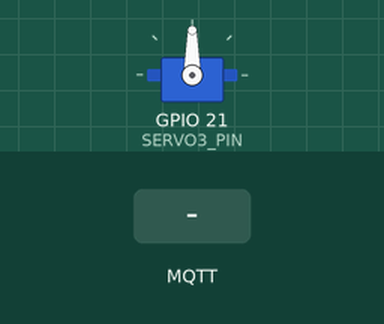
A sketch run on a simulated ESP32. Parts: servo. Inputs (shaded band) come from the test bench. WiFi joins after 1.5 s; servers stay silent unless stated; no MQTT or app messages arrive unless stated; what the sketch prints to the serial monitor is not drawn.

Above: at 4.7 s.
4.8 s: MQTT message "Organik" arrives on the first subscribed topic
At 5.8 s:
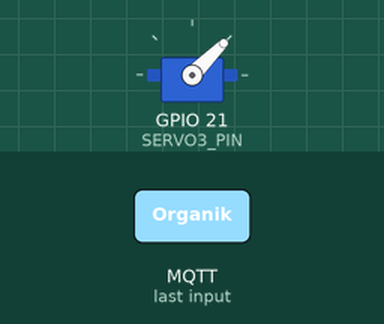
7.8 s: MQTT message "Anorganik" arrives on the first subscribed topic
At 9.4 s:
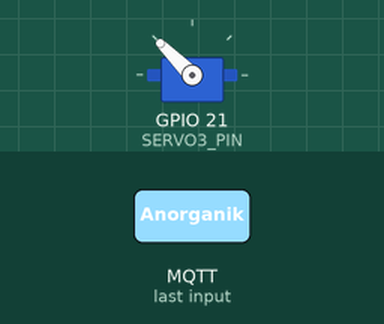
Timing chart, 0 to 11.5 s (numbered marks = the images above; inputs shaded):
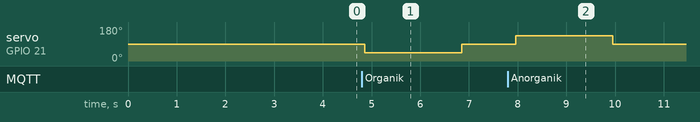

Measured:
- after the input at 4.8 s, servo on GPIO 21 (SERVO3_PIN): 90° → 45° after 0.06 s, → 90° 2.0 s later
- after the input at 7.8 s, servo on GPIO 21 (SERVO3_PIN): 90° → 135° after 0.16 s, → 90° 2.0 s later

The sketch:

sensor1.ino
```cpp
#include <ESP32Servo.h>
#include <WiFi.h>
#include <PubSubClient.h>

// ========== WiFi & MQTT ==========
const char* ssid = "Xiaomi 13T";
const char* password = "";
const char* mqtt_server = "broker.emqx.io";
const char* mqtt_sub_topic = "Rectoverso/rpl2/sic6/stage4/classification/result";

WiFiClient espClient;
PubSubClient client(espClient);

// ========== SERVO ==========
#define SERVO3_PIN 21
Servo servo3;

void callback(char* topic, byte* payload, unsigned int length) {
  String message;
  for (unsigned int i = 0; i < length; i++) {
    message += (char)payload[i];
  }

  if (message == "Organik") {
    Serial.println("🟢 Organik → Arah Tong 45°");
    servo3.write(45);
    delay(2000);  // Increased delay to 2 seconds
    servo3.write(90); // Reset ke tengah
    delay(1000);  // Added delay after reset
  } else if (message == "Anorganik") {
    Serial.println("🔴 Anorganik → Arah Tong 135°");
    servo3.write(135);
    delay(2000);  // Increased delay to 2 seconds
    servo3.write(90); // Reset ke tengah
    delay(1000);  // Added delay after reset
  }
}

void reconnectMQTT() {
  while (!client.connect("ESP32Servo3_Rectoverso")) {
    delay(1000);
    Serial.print(".");
  }
  client.subscribe(mqtt_sub_topic);
  Serial.println("\n✅ MQTT Connected");
}

void setup() {
  Serial.begin(115200);
  Serial.println("Starting setup...");

  // Setup Servo first
  ESP32PWM::allocateTimer(0);
  ESP32PWM::allocateTimer(1);
  ESP32PWM::allocateTimer(2);
  ESP32PWM::allocateTimer(3);
  servo3.setPeriodHertz(50);  // Standard 50hz servo
  servo3.attach(SERVO3_PIN, 500, 2500);
  servo3.write(90);  // Neutral di tengah
  delay(2000);  // Increased initial delay
  Serial.println("Servo initialized");

  // Connect to WiFi
  WiFi.begin(ssid, password);
  while (WiFi.status() != WL_CONNECTED) {
    delay(500);
    Serial.print(".");
  }
  Serial.println("\n✅ WiFi connected");

  // Setup MQTT
  client.setServer(mqtt_server, 1883);
  client.setCallback(callback);
  reconnectMQTT();
}

void loop() {
  if (!client.connected()) {
    reconnectMQTT();
  }
  client.loop();
  delay(100);
}
```
